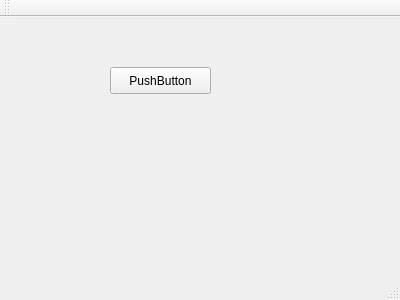
<?xml version="1.0" encoding="UTF-8"?>
<ui version="4.0">
 <class>MainWindow</class>
 <widget class="QMainWindow" name="MainWindow">
  <property name="geometry">
   <rect>
    <x>0</x>
    <y>0</y>
    <width>400</width>
    <height>300</height>
   </rect>
  </property>
  <property name="windowTitle">
   <string>MainWindow</string>
  </property>
  <widget class="QWidget" name="centralWidget">
   <widget class="QPushButton" name="pushButton">
    <property name="geometry">
     <rect>
      <x>110</x>
      <y>50</y>
      <width>101</width>
      <height>27</height>
     </rect>
    </property>
    <property name="text">
     <string>PushButton</string>
    </property>
   </widget>
  </widget>
  <widget class="QMenuBar" name="menuBar">
   <property name="geometry">
    <rect>
     <x>0</x>
     <y>0</y>
     <width>400</width>
     <height>27</height>
    </rect>
   </property>
  </widget>
  <widget class="QToolBar" name="mainToolBar">
   <attribute name="toolBarArea">
    <enum>TopToolBarArea</enum>
   </attribute>
   <attribute name="toolBarBreak">
    <bool>false</bool>
   </attribute>
  </widget>
  <widget class="QStatusBar" name="statusBar"/>
 </widget>
 <layoutdefault spacing="6" margin="11"/>
 <resources/>
 <connections/>
</ui>
